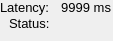
<?xml version="1.0" encoding="UTF-8"?>
<ui version="4.0">
 <class>NetworkStatusWidget</class>
 <widget class="QWidget" name="NetworkStatusWidget">
  <property name="geometry">
   <rect>
    <x>0</x>
    <y>0</y>
    <width>113</width>
    <height>41</height>
   </rect>
  </property>
  <property name="windowTitle">
   <string>Form</string>
  </property>
  <layout class="QHBoxLayout" name="horizontalLayout">
   <property name="spacing">
    <number>0</number>
   </property>
   <property name="leftMargin">
    <number>0</number>
   </property>
   <property name="topMargin">
    <number>0</number>
   </property>
   <property name="rightMargin">
    <number>2</number>
   </property>
   <property name="bottomMargin">
    <number>0</number>
   </property>
   <item>
    <layout class="QFormLayout" name="formLayout">
     <property name="fieldGrowthPolicy">
      <enum>QFormLayout::AllNonFixedFieldsGrow</enum>
     </property>
     <property name="labelAlignment">
      <set>Qt::AlignRight|Qt::AlignTrailing|Qt::AlignVCenter</set>
     </property>
     <property name="formAlignment">
      <set>Qt::AlignRight|Qt::AlignTop|Qt::AlignTrailing</set>
     </property>
     <property name="verticalSpacing">
      <number>1</number>
     </property>
     <item row="0" column="0">
      <widget class="QLabel" name="latencyLabel">
       <property name="minimumSize">
        <size>
         <width>0</width>
         <height>0</height>
        </size>
       </property>
       <property name="maximumSize">
        <size>
         <width>99999</width>
         <height>99999</height>
        </size>
       </property>
       <property name="font">
        <font>
         <pointsize>10</pointsize>
        </font>
       </property>
       <property name="text">
        <string>Latency:</string>
       </property>
      </widget>
     </item>
     <item row="0" column="1">
      <widget class="QLabel" name="latencyValueLabel">
       <property name="minimumSize">
        <size>
         <width>0</width>
         <height>0</height>
        </size>
       </property>
       <property name="maximumSize">
        <size>
         <width>9999999</width>
         <height>9999999</height>
        </size>
       </property>
       <property name="font">
        <font>
         <pointsize>10</pointsize>
        </font>
       </property>
       <property name="layoutDirection">
        <enum>Qt::RightToLeft</enum>
       </property>
       <property name="text">
        <string>9999 ms</string>
       </property>
       <property name="alignment">
        <set>Qt::AlignRight|Qt::AlignTrailing|Qt::AlignVCenter</set>
       </property>
      </widget>
     </item>
     <item row="1" column="0">
      <widget class="QLabel" name="statusLabel">
       <property name="minimumSize">
        <size>
         <width>0</width>
         <height>0</height>
        </size>
       </property>
       <property name="maximumSize">
        <size>
         <width>99999</width>
         <height>99999</height>
        </size>
       </property>
       <property name="font">
        <font>
         <pointsize>10</pointsize>
        </font>
       </property>
       <property name="text">
        <string>Status:</string>
       </property>
      </widget>
     </item>
     <item row="1" column="1">
      <widget class="QLabel" name="statusValueLabel">
       <property name="minimumSize">
        <size>
         <width>0</width>
         <height>0</height>
        </size>
       </property>
       <property name="maximumSize">
        <size>
         <width>999999</width>
         <height>999999</height>
        </size>
       </property>
       <property name="layoutDirection">
        <enum>Qt::RightToLeft</enum>
       </property>
       <property name="text">
        <string/>
       </property>
       <property name="pixmap">
        <pixmap resource="rsrc.qrc">:/icons/resources/icons/app-icons/status.png</pixmap>
       </property>
       <property name="scaledContents">
        <bool>false</bool>
       </property>
       <property name="alignment">
        <set>Qt::AlignLeading|Qt::AlignLeft|Qt::AlignVCenter</set>
       </property>
       <property name="margin">
        <number>0</number>
       </property>
       <property name="indent">
        <number>-1</number>
       </property>
      </widget>
     </item>
    </layout>
   </item>
  </layout>
 </widget>
 <resources>
  <include location="rsrc.qrc"/>
 </resources>
 <connections/>
</ui>
